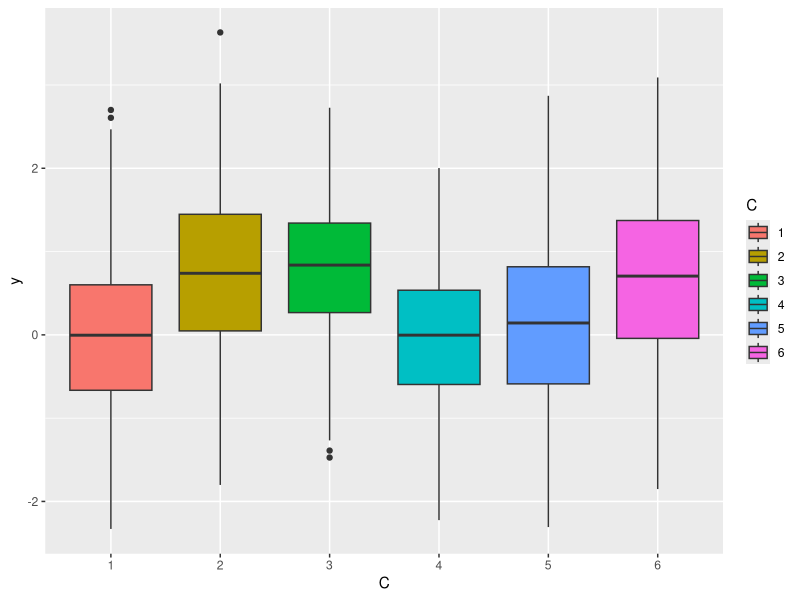

Reproduce this figure in R.
## ---- chunk 1
library(ggplot2)
## ---- chunk 2
rm(list = ls())
N <- 1000
k <- 6
y <- rnorm(N)
C <- as.factor(sample(1:k, size = N, replace = TRUE))
for (i in 1:k) {
    random <- sample(seq(0,1,0.1), size = 1)
    print(random)
    y[C == i] <- y[C == i] + random
}
myData <- data.frame(y = y, C = C)
ggplot(myData) + geom_boxplot(aes(x = C, group = C, y = y, fill = C))
aggregate(y ~ C, myData, mean)
## ---- chunk 3
library(e1071)
library(dplyr)
library(plyr)

chooseGroups <- function(y, class) {
    data <- data.frame(y = y, C = class) #refactor class to be in {1,2,...,N}
    N <- length(unique(class))
    perm <- permutations(N)
    twoElements <- unique(perm[,1:2])
    pVals <- vector()
    for (i in 1:nrow(twoElements)) {
        tmpData <- filter(data, C %in% twoElements[i,])    
        tmpModel <- lm(y ~ C, data = tmpData)
        tmpCoef <- summary(tmpModel)$coefficients
        pVals[i] <- tmpCoef[2,4]
    }
    toBeMerged <- twoElements[which.max(pVals),]
    list(toBeMerged = toBeMerged, pVals = max(pVals))
}

chooseGroups(y, C)

class <- C; which <- chooseGroups(y, C)$toBeMerged
mergeGroups <- function(class, which) {
    class[class %in% which] <- which[1]
    class <- factor(class, levels = as.factor(unique(class)))
    class <- mapvalues(class, from = levels(class), to = 1:length(levels(class)))
    class
}

#mergeGroups(class, which)
pVals <- vector()
merged <- matrix(, ncol = 2, nrow = 4)

tmpY <- y; tmpC <- C
    
for (i in 1:4) {
    result <- chooseGroups(tmpY, tmpC)
    which <- result$toBeMerged
    merged[i, ] <- which
    pVals[i] <- result$pVals
    tmpC <- mergeGroups(tmpC, which)
}
pVals
tmpC
merged
